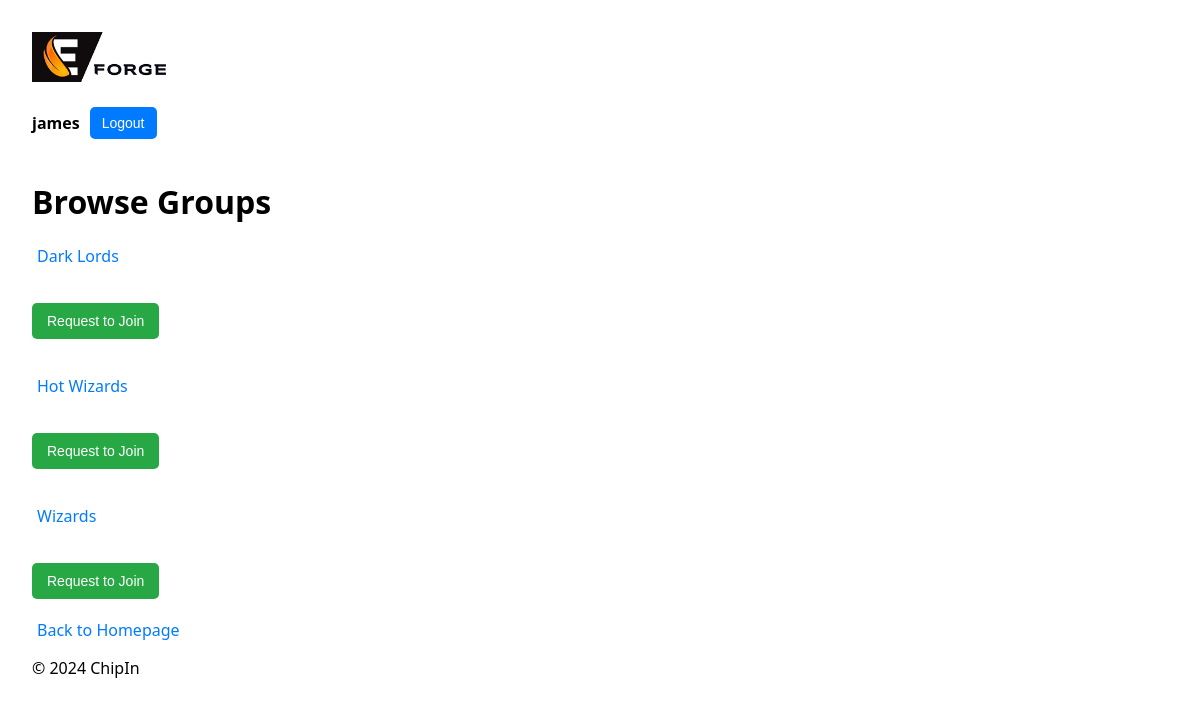
/chipin/groups/ (signed in), run on an earlier commit of the app's database.
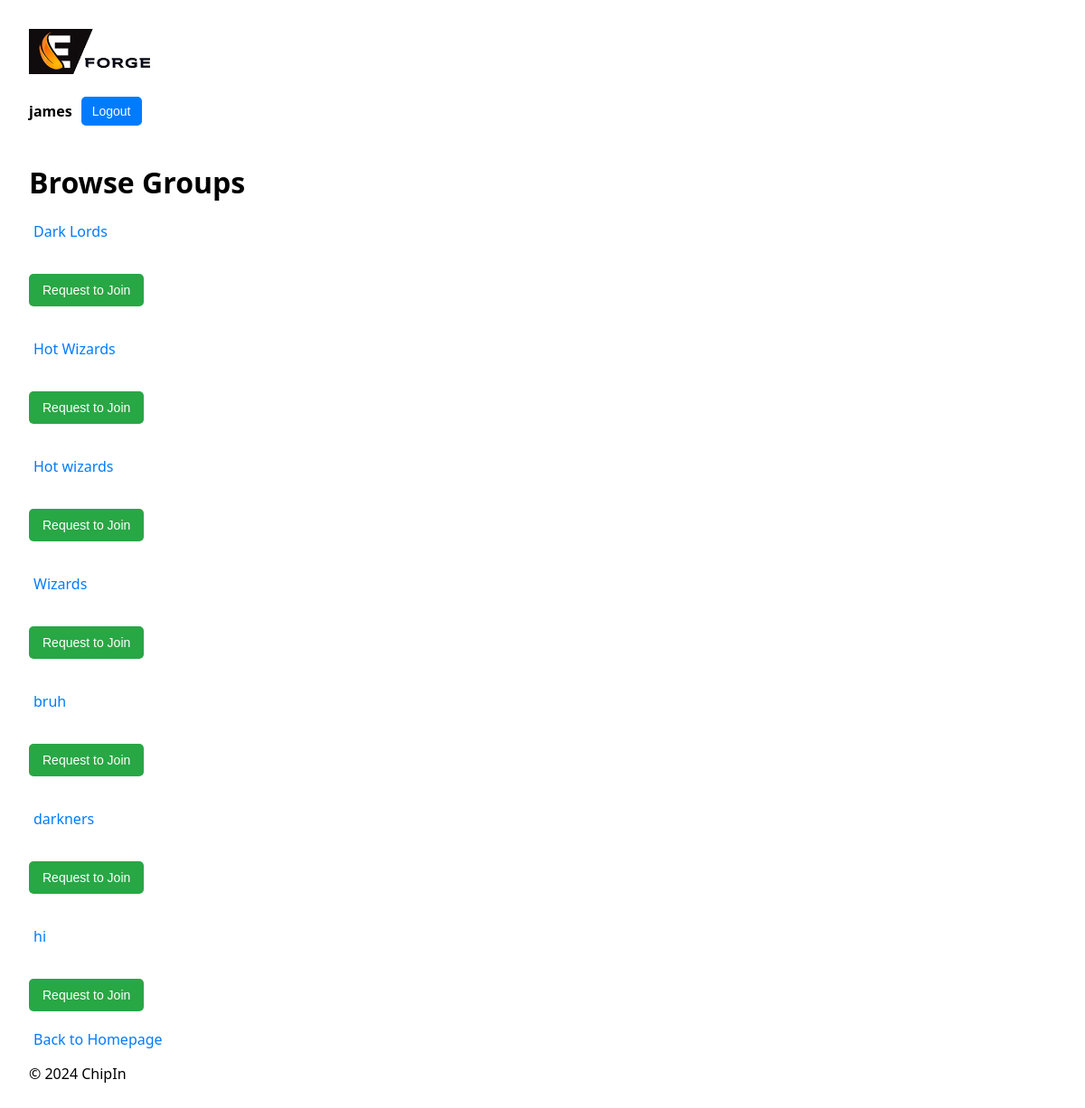
And on a later commit of the database.
### chipin/models.py (models this page shows, shortened)
class Group(models.Model):
    name = models.CharField(max_length=100)
    admin = models.ForeignKey(User, related_name='admin_groups', on_delete=models.CASCADE)
    members = models.ManyToManyField(User, related_name='group_memberships', blank=True)

### chipin/views.py (the view)
# urls.py: path('groups/', views.browse_groups, name='browse_groups'),
@login_required
def browse_groups(request):
    groups = Group.objects.all().order_by('name')
    joined_ids = list(request.user.group_memberships.values_list('id', flat=True))
    pending_ids = list(GroupJoinRequest.objects.filter(user=request.user, status='pending').values_list('group_id', flat=True))
    return render(request, 'chipin/browse_groups.html', {'groups': groups, 'joined_ids': joined_ids, 'pending_ids': pending_ids})

### chipin/templates/chipin/browse_groups.html (shortened to what this page needs)
{% extends 'chipin/base.html' %}
{% block content %}
<h1>Browse Groups</h1>
{% for group in groups %}
  <p><a href="{% url 'chipin:group_detail' group.id %}">{{ group.name }}</a></p>
  {% if group.id in joined_ids %}
    <p>You are a member.</p>
  {% elif group.id in pending_ids %}
    <p>Request pending.</p>
  {% else %}
    <form method="post" action="{% url 'chipin:request_to_join' group.id %}">
      <button type="submit">Request to Join</button>
    </form>
  {% endif %}
{% empty %}
  <p>No groups available.</p>
{% endfor %}
<a href="{% url 'chipin:home' %}">Back to Homepage</a>
{% endblock %}

### chipin/templates/chipin/base.html (shortened to what this page needs)
{% load static %}
<!DOCTYPE html>
<html lang="en">
<head>
    <link rel="stylesheet" href="{% static 'chipin/styles.css' %}">
</head>
<body>
    <header>
        <div class="logo">
            <img src="{% static 'chipin/logo_90.jpg' %}" alt="ChipIn Logo">
        </div>
        <div class="user-info">
            {% if request.user.is_authenticated %}
                <span>{{ request.user.username }}</span>
                <form action="{% url 'users:logout' %}" method="post">
                    <button type="submit">Logout</button>
                </form>
            {% else %}
                <a href="{% url 'users:login' %}">Login</a> <a href="{% url 'users:register' %}">Register</a>
            {% endif %}
        </div>
    </header>
    <main>
        {% block content %}
        {% endblock %}
    </main>
    <footer>
        <p>&copy; 2024 ChipIn</p>
    </footer>
</body>
</html>

### chipin/static/chipin/styles.css (style rules this page uses)
.logo img { max-height: 50px; }
.user-info { display: flex; align-items: center; font-size: 16px; }
.user-info span { margin-right: 10px; font-weight: bold; }
.user-info button { background-color: #007BFF; color: white; border: none; padding: 8px 12px; cursor: pointer; border-radius: 5px; font-size: 14px; }
button { background-color: #28a745; color: white; border: none; padding: 10px 15px; cursor: pointer; border-radius: 5px; font-size: 14px; margin-top: 20px; margin-bottom: 20px; }
a { color: #007BFF; text-decoration: none; padding: 5px }
body { font-family: system-ui, -apple-system, Segoe UI, Roboto, Arial, sans-serif; margin: 2rem; }

What changed in the data, as far as the page shows it:
added Group: name "Hot wizards", shows "Request to Join"
added Group: name "bruh", shows "Request to Join"
added Group: name "darkners", shows "Request to Join"
added Group: name "hi", shows "Request to Join"
